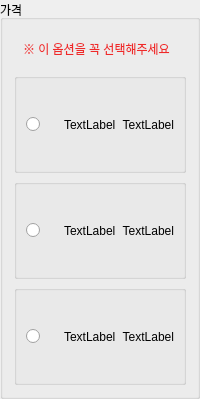
               <widget class="QGroupBox" name="groupBox_option3">
                <property name="sizePolicy">
                 <sizepolicy hsizetype="Preferred" vsizetype="Fixed">
                  <horstretch>0</horstretch>
                  <verstretch>0</verstretch>
                 </sizepolicy>
                </property>
                <property name="minimumSize">
                 <size>
                  <width>0</width>
                  <height>340</height>
                 </size>
                </property>
                <property name="title">
                 <string>가격</string>
                </property>
                <layout class="QVBoxLayout" name="verticalLayout_22">
                 <item>
                  <widget class="QGroupBox" name="groupBox_8">
                   <property name="styleSheet">
                    <string notr="true">border: none;</string>
                   </property>
                   <property name="title">
                    <string/>
                   </property>
                   <layout class="QVBoxLayout" name="verticalLayout_30">
                    <item>
                     <widget class="QLabel" name="label_18">
                      <property name="styleSheet">
                       <string notr="true">font: 10pt &quot;Ubuntu&quot;;
color: rgb(239, 41, 41);</string>
                      </property>
                      <property name="text">
                       <string>※ 이 옵션을 꼭 선택해주세요</string>
                      </property>
                     </widget>
                    </item>
                   </layout>
                  </widget>
                 </item>
                 <item>
                  <widget class="QGroupBox" name="groupBox_price1">
                   <property name="sizePolicy">
                    <sizepolicy hsizetype="Preferred" vsizetype="Fixed">
                     <horstretch>0</horstretch>
                     <verstretch>0</verstretch>
                    </sizepolicy>
                   </property>
                   <property name="minimumSize">
                    <size>
                     <width>0</width>
                     <height>100</height>
                    </size>
                   </property>
                   <property name="title">
                    <string/>
                   </property>
                   <layout class="QHBoxLayout" name="horizontalLayout_20">
                    <item>
                     <widget class="QRadioButton" name="radioButton_price1">
                      <property name="text">
                       <string/>
                      </property>
                     </widget>
                    </item>
                    <item>
                     <widget class="QLabel" name="label_price1_name">
                      <property name="text">
                       <string>TextLabel</string>
                      </property>
                     </widget>
                    </item>
                    <item>
                     <widget class="QLabel" name="label_price1_price">
                      <property name="text">
                       <string>TextLabel</string>
                      </property>
                      <property name="alignment">
                       <set>Qt::AlignRight|Qt::AlignTrailing|Qt::AlignVCenter</set>
                      </property>
                     </widget>
                    </item>
                   </layout>
                  </widget>
                 </item>
                 <item>
                  <widget class="QGroupBox" name="groupBox_price2">
                   <property name="sizePolicy">
                    <sizepolicy hsizetype="Preferred" vsizetype="Fixed">
                     <horstretch>0</horstretch>
                     <verstretch>0</verstretch>
                    </sizepolicy>
                   </property>
                   <property name="minimumSize">
                    <size>
                     <width>0</width>
                     <height>100</height>
                    </size>
                   </property>
                   <property name="title">
                    <string/>
                   </property>
                   <layout class="QHBoxLayout" name="horizontalLayout_21">
                    <item>
                     <widget class="QRadioButton" name="radioButton_price2">
                      <property name="text">
                       <string/>
                      </property>
                     </widget>
                    </item>
                    <item>
                     <widget class="QLabel" name="label_price2_name">
                      <property name="text">
                       <string>TextLabel</string>
                      </property>
                     </widget>
                    </item>
                    <item>
                     <widget class="QLabel" name="label_price2_price">
                      <property name="text">
                       <string>TextLabel</string>
                      </property>
                      <property name="alignment">
                       <set>Qt::AlignRight|Qt::AlignTrailing|Qt::AlignVCenter</set>
                      </property>
                     </widget>
                    </item>
                   </layout>
                  </widget>
                 </item>
                 <item>
                  <widget class="QGroupBox" name="groupBox_price3">
                   <property name="sizePolicy">
                    <sizepolicy hsizetype="Preferred" vsizetype="Fixed">
                     <horstretch>0</horstretch>
                     <verstretch>0</verstretch>
                    </sizepolicy>
                   </property>
                   <property name="minimumSize">
                    <size>
                     <width>0</width>
                     <height>100</height>
                    </size>
                   </property>
                   <property name="title">
                    <string/>
                   </property>
                   <layout class="QHBoxLayout" name="horizontalLayout_22">
                    <item>
                     <widget class="QRadioButton" name="radioButton_price3">
                      <property name="text">
                       <string/>
                      </property>
                     </widget>
                    </item>
                    <item>
                     <widget class="QLabel" name="label_price3_name">
                      <property name="text">
                       <string>TextLabel</string>
                      </property>
                     </widget>
                    </item>
                    <item>
                     <widget class="QLabel" name="label_price3_price">
                      <property name="text">
                       <string>TextLabel</string>
                      </property>
                      <property name="alignment">
                       <set>Qt::AlignRight|Qt::AlignTrailing|Qt::AlignVCenter</set>
                      </property>
                     </widget>
                    </item>
                   </layout>
                  </widget>
                 </item>
                </layout>
               </widget>
